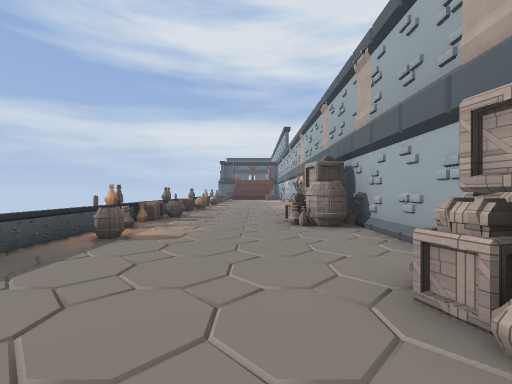
view 1 (above)

18 first-person views from a walk through a 3-D level made in the Godot game engine. The camera is 1.5 m above the floor, looks level and sees 90° across. The floor is counted in squares, 2 m on a side. Each view is taken from the middle of a square. On the plan, view 1 faces up. The plan holds only what a view shows up to about 9 squares ahead; the rest is blank. The place goes on beyond the plan. Flat picture figures and markers are not drawn. Some surface patterns are stand-ins.

view 2
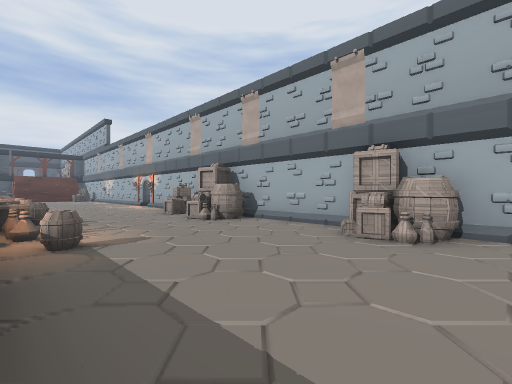

view 3
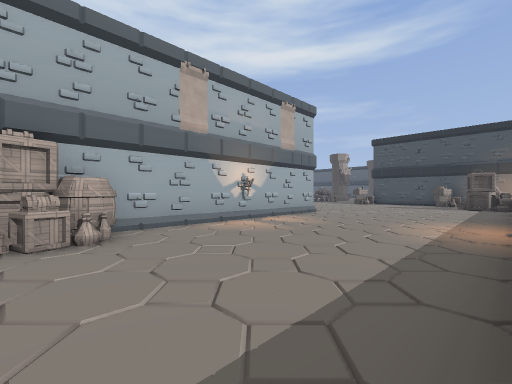

view 4
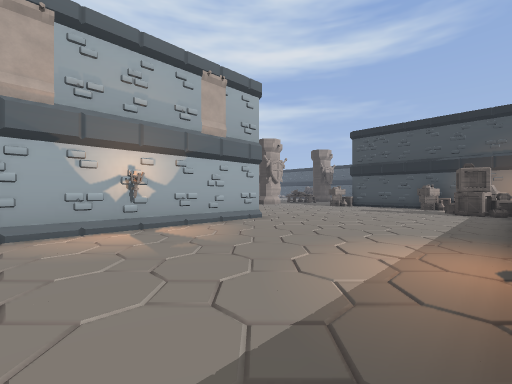

view 5
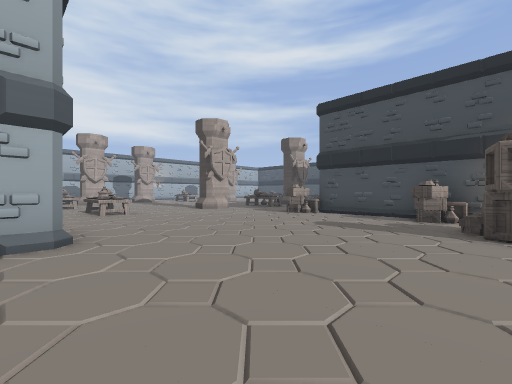

view 6
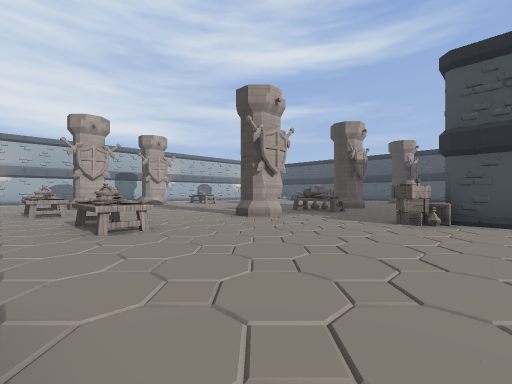

view 7
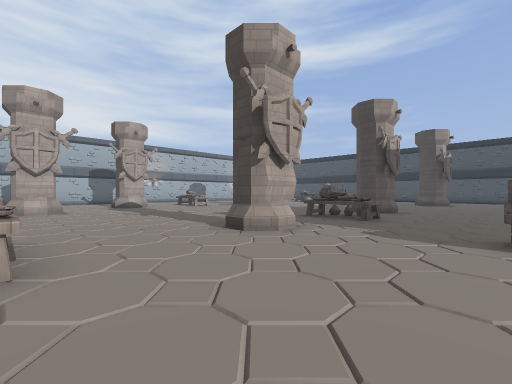

view 8
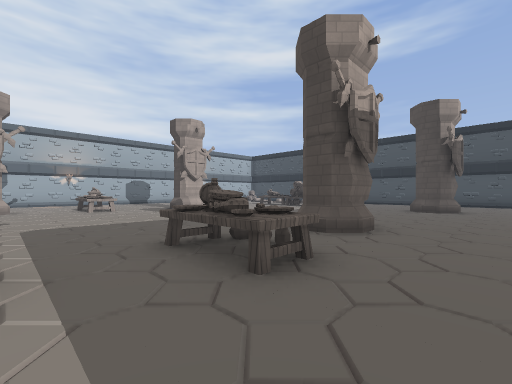

view 9
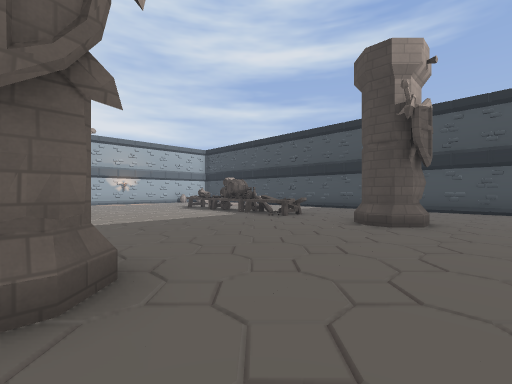

view 10
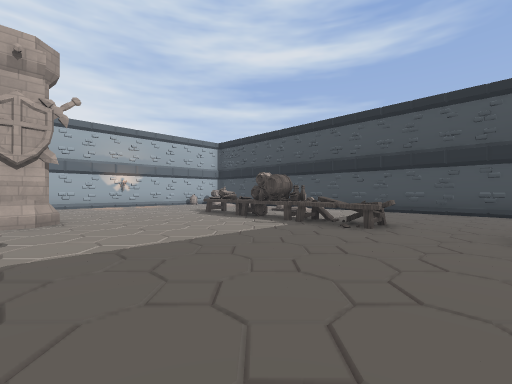

view 11
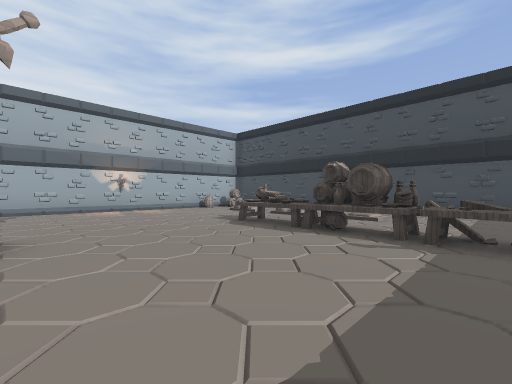

view 12
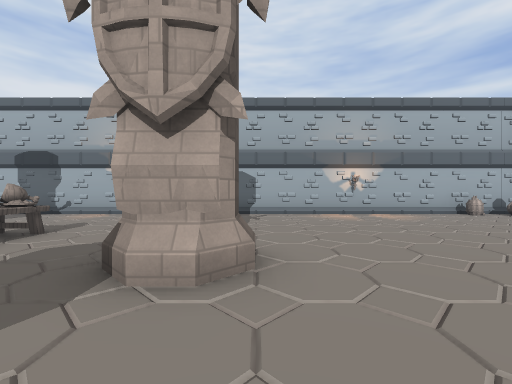

view 13
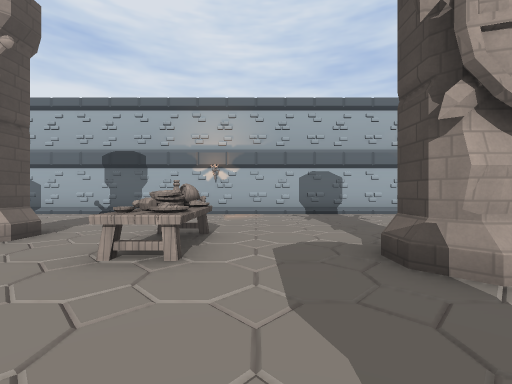

view 14
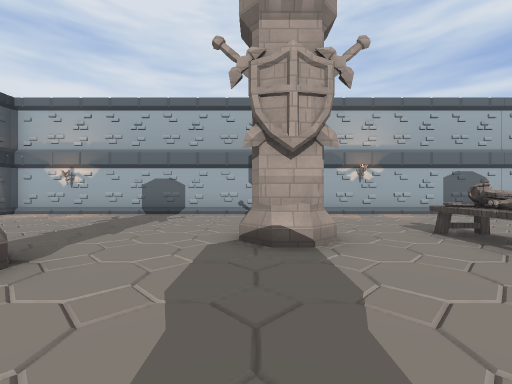

view 15
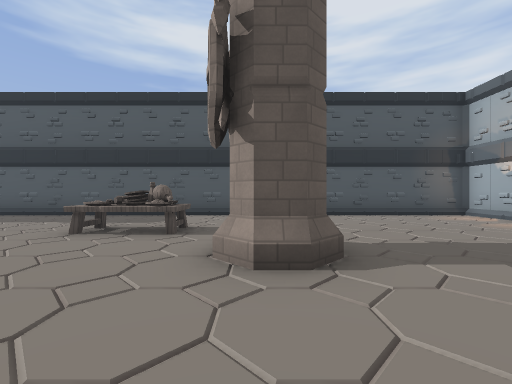

view 16
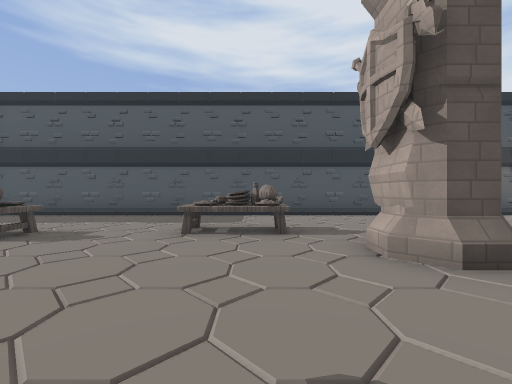

view 17
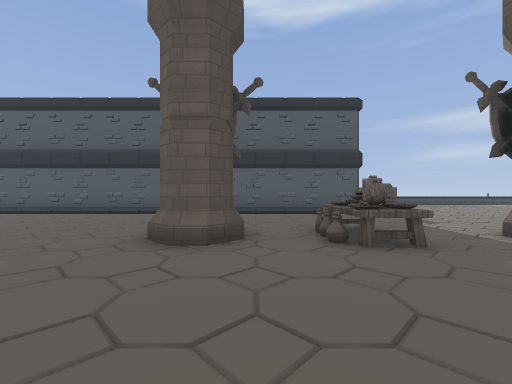

view 18
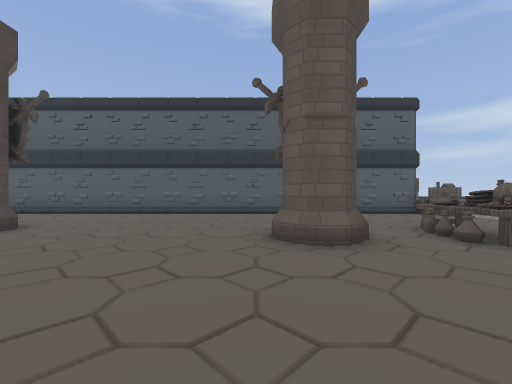

### Floor plan
Points are (right, up) in squares from view 1. A wall is a line through its corners. A room is listed if a view was taken in it or the views show most of it. See-through windows are left out.
Room 1 (views 1, 2, 3, 4, 5, 6, 7, 8, 9, 10, 11, 12, 13, 14, 15, 16, 17, 18)
walls: (3.1, -14.5) (3.1, -28.6); (2.4, -6.5) (2.4, 0.4); (-1.6, -14.4) (2.5, -14.4); (2.4, 2.6) (2.4, 5.2); (8, -30.4) (14.1, -30.4); (5, -30.4) (6.5, -30.4); (21.9, -29.9) (21.9, -4.6) (4.6, -4.6)
objects: box (-3, -12) to (-2, -12); barrel (-3, 4); bottle (-3, 5); other object (-3, 6); box (-3, 7); other object (-3, 8); other object (-3, 10); other object (-2, 5); bottle (-2, 6); barrel (-2, 8); other object (-2, 11); crate (-1, -14) to (0, -14); box (1, 1) to (2, 2); box (1, 6) to (2, 7); crate (1, 8) to (2, 9); torch (2, -3); crate (3, -14) to (4, -14); pillar (7, -26); pillar (7, -19) to (8, -19); bottle (7, -18); other object (7, -17); table (7, -16) to (8, -16); pillar (7, -13); table (7, -9) to (9, -8); bottle (8, -17); table (10, -26) to (11, -26); table (12, -26) to (14, -26); table (12, -8) to (13, -8); table (15, -26) to (16, -26); pillar (15, -21) to (16, -20); pillar (15, -10) to (16, -9); table (16, -17) to (17, -17); pillar (17, -13) to (18, -13); other object (21, -30) to (21, -29); barrel (21, -28)

Positions as (right, up) in squares from view 1, and headings:
1: (0, 0), facing up
2: (-3, 0), facing up-right
3: (-3, 2), facing down-right
4: (-3, -1), facing down-right
5: (-2, -6), facing down-right
6: (2, -7), facing down-right
7: (4, -9), facing down-right
8: (5, -14), facing down-right
9: (5, -19), facing down-right
10: (8, -20), facing down-right
11: (11, -21), facing down-right
12: (13, -21), facing right
13: (13, -18), facing right
14: (13, -13), facing right
15: (15, -13), facing up
16: (13, -13), facing up
17: (12, -18), facing left
18: (12, -20), facing left
